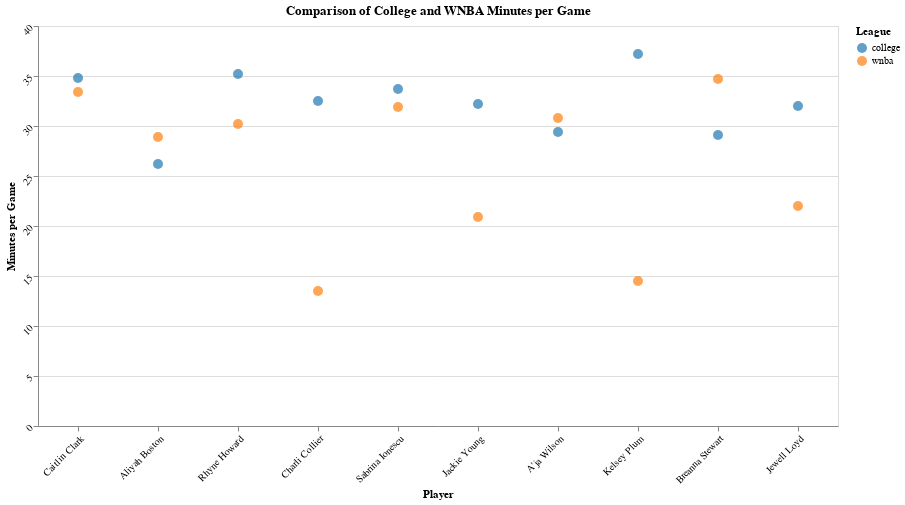

Here is the notebook cell this chart was saved with:
### Code cell
# Melt the DataFrame to long format
df_melted = df.melt(id_vars='player', var_name='league', value_name='minutes')

# Create the Altair scatter plot
scatter_plot = alt.Chart(df_melted).mark_circle(size=100).encode(
    x=alt.X('player:N', title='Player', sort=None),
    y=alt.Y('minutes:Q', title='Minutes per Game'),
    color=alt.Color('league:N', title='League', scale=alt.Scale(domain=['college', 'wnba'], range=['#1f77b4', '#ff7f0e'])),
    tooltip=['player', 'league', 'minutes']
).properties(
    width=800,
    height=400,
    title='Comparison of College and WNBA Minutes per Game'
).configure_axis(
    labelAngle=-45
)

scatter_plot

### Figure 1 — Vega-Lite specification as saved in the notebook (floating-point values rounded to 4 significant figures)
{"config": {"view": {"continuousWidth": 300, "continuousHeight": 300}, "axis": {"labelAngle": -45}}, "data": {"name": "data-d97de5ed3c249d07d9f20f306b11de2b"}, "mark": {"type": "circle", "size": 100}, "encoding": {"color": {"field": "league", "scale": {"domain": ["college", "wnba"], "range": ["#1f77b4", "#ff7f0e"]}, "title": "League", "type": "nominal"}, "tooltip": [{"field": "player", "type": "nominal"}, {"field": "league", "type": "nominal"}, {"field": "minutes", "type": "quantitative"}], "x": {"field": "player", "sort": null, "title": "Player", "type": "nominal"}, "y": {"field": "minutes", "title": "Minutes per Game", "type": "quantitative"}}, "height": 400, "title": "Comparison of College and WNBA Minutes per Game", "width": 800, "$schema": "https://vega.github.io/schema/vega-lite/v5.8.0.json", "datasets": {"data-d97de5ed3c249d07d9f20f306b11de2b": [{"player": "Caitlin Clark", "league": "college", "minutes": 34.8}, {"player": "Aliyah Boston", "league": "college", "minutes": 26.2}, {"player": "Rhyne Howard", "league": "college", "minutes": 35.2}, {"player": "Charli Collier", "league": "college", "minutes": 32.5}, {"player": "Sabrina Ionescu", "league": "college", "minutes": 33.7}, {"player": "Jackie Young", "league": "college", "minutes": 32.2}, {"player": "A'ja Wilson", "league": "college", "minutes": 29.4}, {"player": "Kelsey Plum", "league": "college", "minutes": 37.2}, {"player": "Breanna Stewart", "league": "college", "minutes": 29.1}, {"player": "Jewell Loyd", "league": "college", "minutes": 32.0}, {"player": "Caitlin Clark", "league": "wnba", "minutes": 33.4}, {"player": "Aliyah Boston", "league": "wnba", "minutes": 28.9}, {"player": "Rhyne Howard", "league": "wnba", "minutes": 30.2}, {"player": "Charli Collier", "league": "wnba", "minutes": 13.5}, {"player": "Sabrina Ionescu", "league": "wnba", "minutes": 31.9}, {"player": "Jackie Young", "league": "wnba", "minutes": 20.9}, {"player": "A'ja Wilson", "league": "wnba", "minutes": 30.8}, {"player": "Kelsey Plum", "league": "wnba", "minutes": 14.5}, {"player": "Breanna Stewart", "league": "wnba", "minutes": 34.7}, {"player": "Jewell Loyd", "league": "wnba", "minutes": 22.0}]}}
